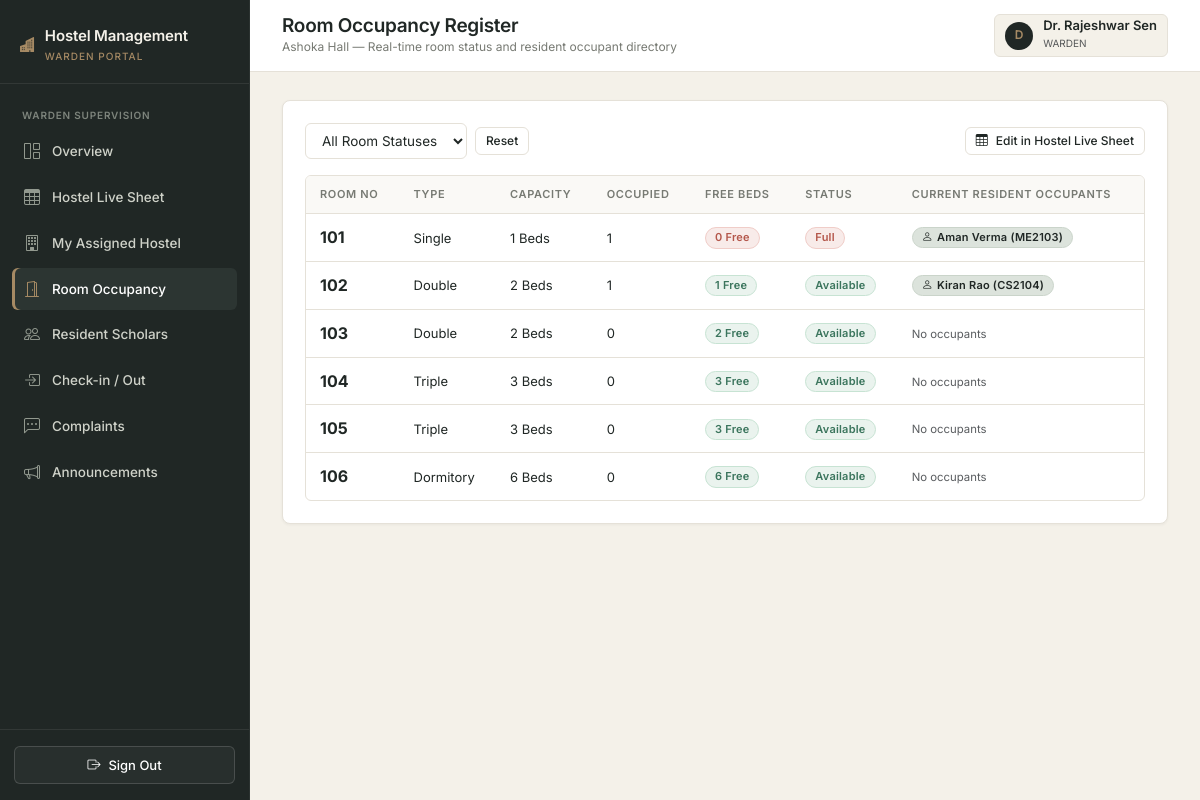
The page /warden/occupancy (signed in) on the database its author committed.
### app/models.py (models this page shows, shortened)
class User(UserMixin, db.Model):
    __tablename__ = "users"
    id = db.Column(db.Integer, primary_key=True)
    name = db.Column(db.String(100), nullable=False)
    email = db.Column(db.String(120), unique=True, nullable=False, index=True)
    password_hash = db.Column(db.String(255), nullable=False)
    role = db.Column(db.Enum("student", "warden", "admin", name="user_roles"), nullable=False)
    created_at = db.Column(db.DateTime, default=datetime.utcnow, nullable=False)
    student = db.relationship("Student", backref="user", uselist=False, cascade="all, delete-orphan")
    warden = db.relationship("Warden", backref="user", uselist=False, cascade="all, delete-orphan")

class Hostel(db.Model):
    __tablename__ = "hostels"
    id = db.Column(db.Integer, primary_key=True)
    hostel_name = db.Column(db.String(100), unique=True, nullable=False)
    hostel_type = db.Column(db.Enum("Boys", "Girls", "Co-ed", name="hostel_types"), nullable=False)
    address = db.Column(db.String(255), nullable=False)
    total_rooms = db.Column(db.Integer, default=0, nullable=False)
    description = db.Column(db.Text)
    rooms = db.relationship("Room", backref="hostel", cascade="all, delete-orphan", lazy="dynamic")
    wardens = db.relationship("Warden", backref="hostel", lazy="dynamic")
    complaints = db.relationship("Complaint", backref="hostel", lazy="dynamic")
    announcements = db.relationship("Announcement", backref="hostel", lazy="dynamic")

class Room(db.Model):
    __tablename__ = "rooms"
    id = db.Column(db.Integer, primary_key=True)
    hostel_id = db.Column(db.Integer, db.ForeignKey("hostels.id", ondelete="CASCADE"), nullable=False)
    room_number = db.Column(db.String(10), nullable=False)
    room_type = db.Column(db.Enum("Single", "Double", "Triple", "Dormitory", name="room_types"), nullable=False)
    capacity = db.Column(db.SmallInteger, nullable=False)
    occupied_count = db.Column(db.SmallInteger, default=0, nullable=False)
    status = db.Column(db.Enum("Available", "Full", "Maintenance", name="room_status"), default="Available", nullable=False)
    __table_args__ = (
        db.UniqueConstraint("hostel_id", "room_number", name="uq_hostel_room_no"),
    )
    allocations = db.relationship("Allocation", backref="room", lazy="dynamic")
    @property
    def free_beds(self):
        return max(0, self.capacity - self.occupied_count)

class Student(db.Model):
    __tablename__ = "students"
    id = db.Column(db.Integer, primary_key=True)
    user_id = db.Column(db.Integer, db.ForeignKey("users.id", ondelete="CASCADE"), unique=True, nullable=False)
    registration_number = db.Column(db.String(30), unique=True, nullable=False, index=True)
    phone = db.Column(db.String(15), nullable=False)
    department = db.Column(db.String(100), nullable=False)
    academic_year = db.Column(db.SmallInteger, nullable=False)
    gender = db.Column(db.Enum("Male", "Female", "Other", name="genders"), nullable=False)
    address = db.Column(db.String(255))
    applications = db.relationship("Application", backref="student", cascade="all, delete-orphan", lazy="dynamic")
    allocations = db.relationship("Allocation", backref="student", cascade="all, delete-orphan", lazy="dynamic")
    complaints = db.relationship("Complaint", backref="student", cascade="all, delete-orphan", lazy="dynamic")

### app/warden/routes.py (the view)
@bp.route("/occupancy")
@login_required
@role_required("warden")
def occupancy():
    warden = get_current_warden()
    hostel = warden.hostel
    if not hostel:
        return render_template("warden/unassigned.html", warden=warden)
    status_filter = request.args.get("status", "").strip()
    rooms_query = hostel.rooms
    if status_filter:
        rooms_query = rooms_query.filter(Room.status == status_filter)
    rooms = rooms_query.order_by(Room.room_number.asc()).all()
    room_occupants = {}
    for r in rooms:
        allocs = r.allocations.filter(Allocation.status.in_(["Allocated", "Checked-In"])).all()
        room_occupants[r.id] = [a.student for a in allocs]
    return render_template("warden/occupancy.html",
                           hostel=hostel,
                           rooms=rooms,
                           room_occupants=room_occupants,
                           selected_status=status_filter)

### app/__init__.py (called while the page is built)
@login_manager.user_loader
def load_user(user_id):
    from .models import User
    return db.session.get(User, int(user_id))

### app/warden/routes.py (called while the page is built)
def get_current_warden():
    warden = Warden.query.filter_by(user_id=current_user.id).first()
    if not warden:
        abort(404, description="Warden profile not found.")
    return warden

### app/templates/warden/occupancy.html (shortened to what this page needs)
{% extends "shared/base.html" %}
{% block page_title %}Room Occupancy Register{% endblock %}
{% block page_subtitle %}{{ hostel.hostel_name }} — Real-time room status and resident occupant directory{% endblock %}
{% block content %}
<div class="content-panel">
  <div class="d-flex flex-wrap justify-content-between align-items-center gap-3 mb-3">
    <form method="GET" action="{{ url_for('warden.occupancy') }}" class="d-flex align-items-center gap-2">
      <select name="status" class="form-select-custom" style="width: auto;" onchange="this.form.submit()">
        <option value="">All Room Statuses</option>
      </select>
      <a href="{{ url_for('warden.occupancy') }}" class="btn-custom btn-outline-custom btn-sm-custom">Reset</a>
    </form>
    <a href="{{ url_for('warden.sheets') }}" class="btn-custom btn-outline-custom btn-sm-custom">
      <i class="bi bi-table"></i> Edit in Hostel Live Sheet
    </a>
  </div>
  {% if rooms %}
    <div class="table-responsive-wrapper">
      <table class="custom-table">
        <thead>
          <tr>
            <th>Room No</th>
            <th>Type</th>
            <th>Capacity</th>
            <th>Occupied</th>
            <th>Free Beds</th>
            <th>Status</th>
            <th>Current Resident Occupants</th>
          </tr>
        </thead>
        <tbody>
          {% for r in rooms %}
            {% set occupants = room_occupants.get(r.id, []) %}
            <tr>
              <td class="fw-bold fs-6">{{ r.room_number }}</td>
              <td>{{ r.room_type }}</td>
              <td>{{ r.capacity }} Beds</td>
              <td>{{ r.occupied_count }}</td>
              <td>
                <span class="custom-badge {{ 'badge-available' if r.free_beds > 0 else 'badge-full' }}">
                  {{ r.free_beds }} Free
                </span>
              </td>
              <td>{{ r.status|status_badge|safe }}</td>
              <td>
                {% if occupants %}
                  <div class="d-flex flex-wrap gap-1">
                    {% for o in occupants %}
                      <span class="custom-badge badge-neutral" style="font-size: 11px;">
                        <i class="bi bi-person me-1"></i>{{ o.user.name }} ({{ o.registration_number }})
                      </span>
                    {% endfor %}
                  </div>
                {% else %}
                  <span class="text-muted small">No occupants</span>
                {% endif %}
              </td>
            </tr>
          {% endfor %}
        </tbody>
      </table>
    </div>
  {% else %}
    <div class="text-center py-5 text-muted small">No rooms found in {{ hostel.hostel_name }}.</div>
  {% endif %}
</div>
{% endblock %}

### app/templates/shared/base.html (shortened to what this page needs)
<!DOCTYPE html>
<html lang="en">
<head>
  <link rel="stylesheet" href="https://cdn.jsdelivr.net/npm/bootstrap@5.3.3/dist/css/bootstrap.min.css">
  <link rel="stylesheet" href="https://cdn.jsdelivr.net/npm/bootstrap-icons@1.11.3/font/bootstrap-icons.min.css">
  <link rel="stylesheet" href="{{ url_for('static', filename='css/main.css') }}">
</head>
<body>
{% if current_user.is_authenticated %}
  <div class="app-wrapper">
    <aside class="app-sidebar">
      <div class="sidebar-header">
        <div class="sidebar-brand">
          <i class="bi bi-buildings-fill text-warning" style="color: var(--accent-bronze) !important;"></i>
          <div>
            <div>Hostel Management</div>
            <small>{{ current_user.role }} portal</small>
          </div>
        </div>
      </div>
      <nav class="sidebar-nav">
        {% if current_user.role == 'admin' %}
          <div class="nav-section-title">Institutional Overview</div>
          <a href="{{ url_for('admin.overview') }}" class="{{ 'active' if request.endpoint == 'admin.overview' else '' }}">
            <i class="bi bi-grid-1x2"></i> Overview
          </a>
          <a href="{{ url_for('admin.sheets') }}" class="{{ 'active' if request.endpoint == 'admin.sheets' else '' }}">
            <i class="bi bi-table"></i> Live Database Sheet
          </a>
          <div class="nav-section-title">Accommodations</div>
          <a href="{{ url_for('admin.hostels') }}" class="{{ 'active' if request.endpoint == 'admin.hostels' else '' }}">
            <i class="bi bi-building"></i> Hostels
          </a>
          <a href="{{ url_for('admin.rooms') }}" class="{{ 'active' if request.endpoint == 'admin.rooms' else '' }}">
            <i class="bi bi-door-open"></i> Rooms & Beds
          </a>
          <a href="{{ url_for('admin.allocations') }}" class="{{ 'active' if request.endpoint == 'admin.allocations' else '' }}">
            <i class="bi bi-key"></i> Room Allocation
          </a>
          <div class="nav-section-title">Admissions & Students</div>
          <a href="{{ url_for('admin.applications') }}" class="{{ 'active' if request.endpoint == 'admin.applications' else '' }}">
            <i class="bi bi-file-earmark-text"></i> Applications
          </a>
          <a href="{{ url_for('admin.students') }}" class="{{ 'active' if request.endpoint == 'admin.students' else '' }}">
            <i class="bi bi-people"></i> Students
          </a>
          <a href="{{ url_for('admin.wardens') }}" class="{{ 'active' if request.endpoint == 'admin.wardens' else '' }}">
            <i class="bi bi-person-badge"></i> Wardens
          </a>
          <div class="nav-section-title">Administration</div>
          <a href="{{ url_for('admin.complaints') }}" class="{{ 'active' if request.endpoint == 'admin.complaints' else '' }}">
            <i class="bi bi-chat-left-dots"></i> Complaints
          </a>
          <a href="{{ url_for('admin.announcements') }}" class="{{ 'active' if request.endpoint == 'admin.announcements' else '' }}">
            <i class="bi bi-megaphone"></i> Announcements
          </a>
          <a href="{{ url_for('admin.reports') }}" class="{{ 'active' if request.endpoint == 'admin.reports' else '' }}">
            <i class="bi bi-bar-chart"></i> Reports
          </a>
          <a href="{{ url_for('admin.settings') }}" class="{{ 'active' if request.endpoint == 'admin.settings' else '' }}">
            <i class="bi bi-gear-wide-connected"></i> Settings
          </a>
        {% elif current_user.role == 'warden' %}
          <div class="nav-section-title">Warden Supervision</div>
          <a href="{{ url_for('warden.overview') }}" class="{{ 'active' if request.endpoint == 'warden.overview' else '' }}">
            <i class="bi bi-grid-1x2"></i> Overview
          </a>
          <a href="{{ url_for('warden.sheets') }}" class="{{ 'active' if request.endpoint == 'warden.sheets' else '' }}">
            <i class="bi bi-table"></i> Hostel Live Sheet
          </a>
          <a href="{{ url_for('warden.my_hostel') }}" class="{{ 'active' if request.endpoint == 'warden.my_hostel' else '' }}">
            <i class="bi bi-building"></i> My Assigned Hostel
          </a>
          <a href="{{ url_for('warden.occupancy') }}" class="{{ 'active' if request.endpoint == 'warden.occupancy' else '' }}">
            <i class="bi bi-door-open"></i> Room Occupancy
          </a>
          <a href="{{ url_for('warden.students') }}" class="{{ 'active' if request.endpoint == 'warden.students' else '' }}">
            <i class="bi bi-people"></i> Resident Scholars
          </a>
          <a href="{{ url_for('warden.checkin') }}" class="{{ 'active' if request.endpoint == 'warden.checkin' else '' }}">
            <i class="bi bi-box-arrow-in-right"></i> Check-in / Out
          </a>
          <a href="{{ url_for('warden.complaints') }}" class="{{ 'active' if request.endpoint == 'warden.complaints' else '' }}">
            <i class="bi bi-chat-left-dots"></i> Complaints
          </a>
          <a href="{{ url_for('warden.announcements') }}" class="{{ 'active' if request.endpoint == 'warden.announcements' else '' }}">
            <i class="bi bi-megaphone"></i> Announcements
          </a>
        {% endif %}
      </nav>
      <div class="sidebar-footer">
        <a href="{{ url_for('auth.logout') }}" class="btn-custom btn-outline-custom w-100 justify-content-center text-white" style="border-color: rgba(255,255,255,0.15); background: rgba(255,255,255,0.04);">
          <i class="bi bi-box-arrow-right"></i> Sign Out
        </a>
      </div>
    </aside>
    <div class="app-main">
      <header class="app-topbar">
        <div class="d-flex align-items-center gap-3">
          <div class="topbar-title">
            <h1>{% block page_title %}Dashboard{% endblock %}</h1>
            <div class="breadcrumb-sub">{% block page_subtitle %}{{ college_name }}{% endblock %}</div>
          </div>
        </div>
        <div class="topbar-actions">
          <div class="user-profile-badge">
            <div class="user-avatar">{{ current_user.name[:1] }}</div>
            <div>
              <div class="fw-semibold lh-1">{{ current_user.name }}</div>
              <small class="text-muted text-uppercase" style="font-size: 10px;">{{ current_user.role }}</small>
            </div>
          </div>
        </div>
      </header>
      <div class="app-content">
        {% block content %}{% endblock %}
      </div>
    </div>
  </div>
{% endif %}
</body>
</html>

### rows shown on the page
User: role "WARDEN", name "D", name "Dr. Rajeshwar Sen"
Hostel: hostel_name "Ashoka Hall"
Room: room_number "101", room_type "Single", capacity "1", occupied_count "1", free_beds "0", status|status_badge "Full"
Student: user.name "Aman Verma", registration_number "ME2103"
Room: room_number "102", room_type "Double", capacity "2", occupied_count "1", free_beds "1", status|status_badge "Available"
Student: user.name "Kiran Rao", registration_number "CS2104"
Room: room_number "103", room_type "Double", capacity "2", occupied_count "0", free_beds "2", status|status_badge "Available", shows "No occupants"
Room: room_number "104", room_type "Triple", capacity "3", occupied_count "0", free_beds "3", status|status_badge "Available", shows "No occupants"
Room: room_number "105", room_type "Triple", capacity "3", occupied_count "0", free_beds "3", status|status_badge "Available", shows "No occupants"
Room: room_number "106", room_type "Dormitory", capacity "6", occupied_count "0", free_beds "6", status|status_badge "Available", shows "No occupants"
